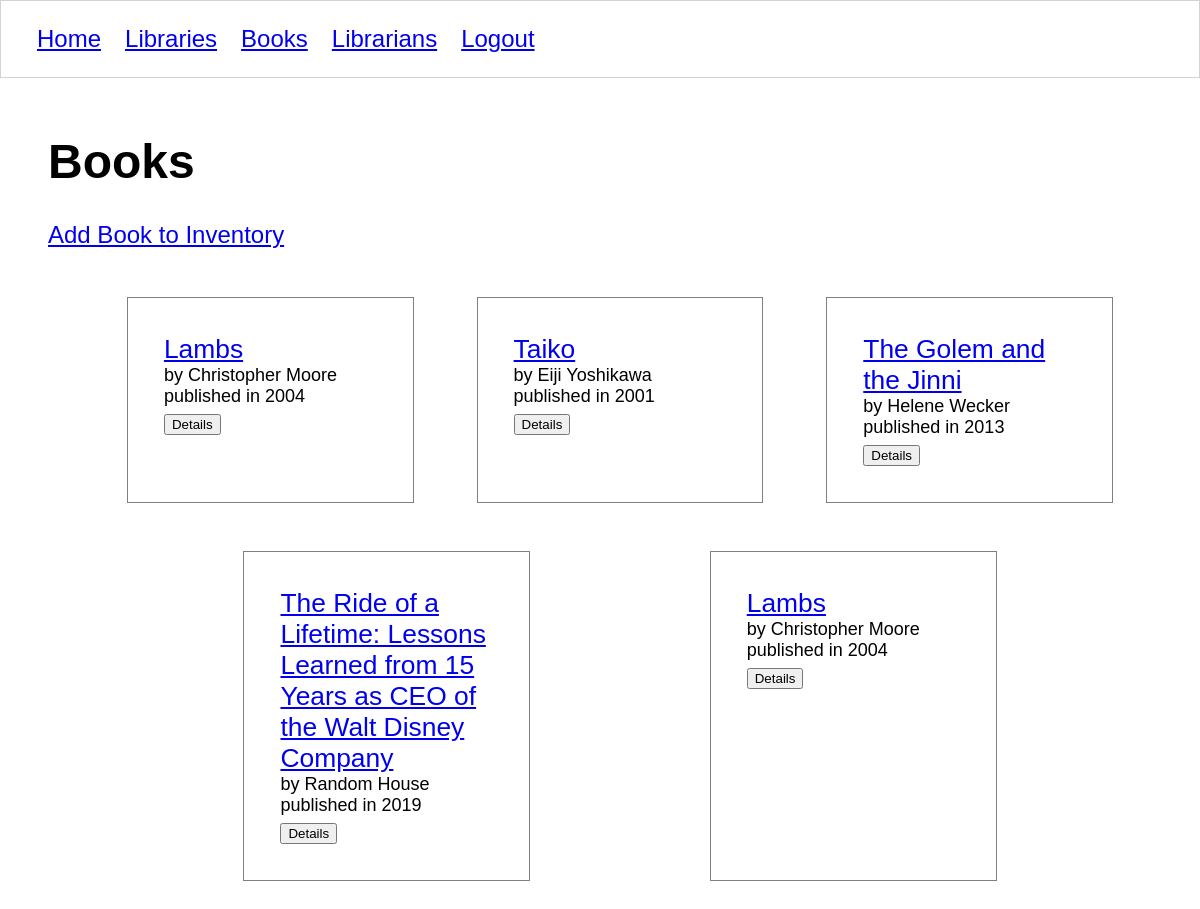
The app's page /books/ (signed in) with its own data.
### libraryapp/models/book.py (models this page shows, shortened)
class Book(models.Model):
    title = models.CharField(max_length=50)
    isbn = models.CharField(max_length=50)
    author = models.CharField(max_length=50)
    year_published = models.IntegerField()
    location = models.ForeignKey(Library, on_delete=models.CASCADE)
    librarian = models.ForeignKey(Librarian, on_delete=models.CASCADE)
    class Meta:
        verbose_name = ("books")
        verbose_name_plural = ("books")

### libraryapp/views/books/list.py (the view, shortened to what this page needs)
# urls.py: path('books/', list_book, name='books'),
@login_required
def list_book(request):
    if request.method == 'GET':
        with sqlite3.connect(Connection.db_path) as conn:
            conn.row_factory = model_factory(Book)
            db_cursor = conn.cursor()
            db_cursor.execute("""
            select
                b.id,
                b.title,
                b.isbn,
                b.author,
                b.year_published,
                b.librarian_id,
                b.location_id
            from libraryapp_book b
            """)
            all_books = db_cursor.fetchall()
        template = 'books/list.html'
        context = {
            'all_books': all_books
        }
        return render(request, template, context)

### libraryapp/models/modelfactory.py (called while the page is built)
def model_factory(model_type):
    def create(cursor, row):
        instance = model_type()
        smart_row = sqlite3.Row(cursor, row)
        for col in smart_row.keys():
            setattr(instance, col, smart_row[col])
        return instance
    return create

### libraryapp/templates/books/list.html (shortened to what this page needs)
{% extends 'shared/base.html' %} {% load static %} {% block css %}
<link rel="stylesheet" href="{% static 'styles/books.css' %}" />
{% endblock %} {% block content %}
<h1>Books</h1>
<a href="{% url 'libraryapp:book_form' %}">Add Book to Inventory</a>
<ol class="books">
  {% for book in all_books %}
  <li class="book">
    <a class="book__title" href="{% url 'libraryapp:book' book.id %}">
      {{ book.title }}</a
    >
    <div class="book__description">
      by {{book.author}} published in {{book.year_published}}
    </div>
    <button id="detail--{{ book.id }}">Details</button>
  </li>
  {% endfor %}
</ol>
{% endblock %}

### libraryapp/static/styles/base.css (style rules this page uses)
body { margin: 0; padding: 0; font-size: 1.5em; font-family: "Gill Sans", "Gill Sans MT", Calibri, "Trebuchet MS", sans-serif; }

### libraryapp/static/styles/books.css (style rules this page uses)
.books { list-style: none; display: flex; flex-wrap: wrap; justify-content: space-evenly; }
.book { flex-basis: 20%; padding: 0 2em 0.5em 2em; border: 1px solid gray; margin: 1em; padding: 1.5em; }
.book__title { font-size: 1.1em; }
.book__description { font-size: 0.75em; }

### records on screen
Book: title "Lambs", author "Christopher Moore", year_published "2004"
Book: title "Taiko", author "Eiji Yoshikawa", year_published "2001"
Book: title "The Golem and the Jinni", author "Helene Wecker", year_published "2013"
Book: title "The Ride of a Lifetime: Lessons Learned from 15 Years as CEO of the Walt Disney Company", author "Random House", year_published "2019"
Book: title "Lambs", author "Christopher Moore", year_published "2004"
